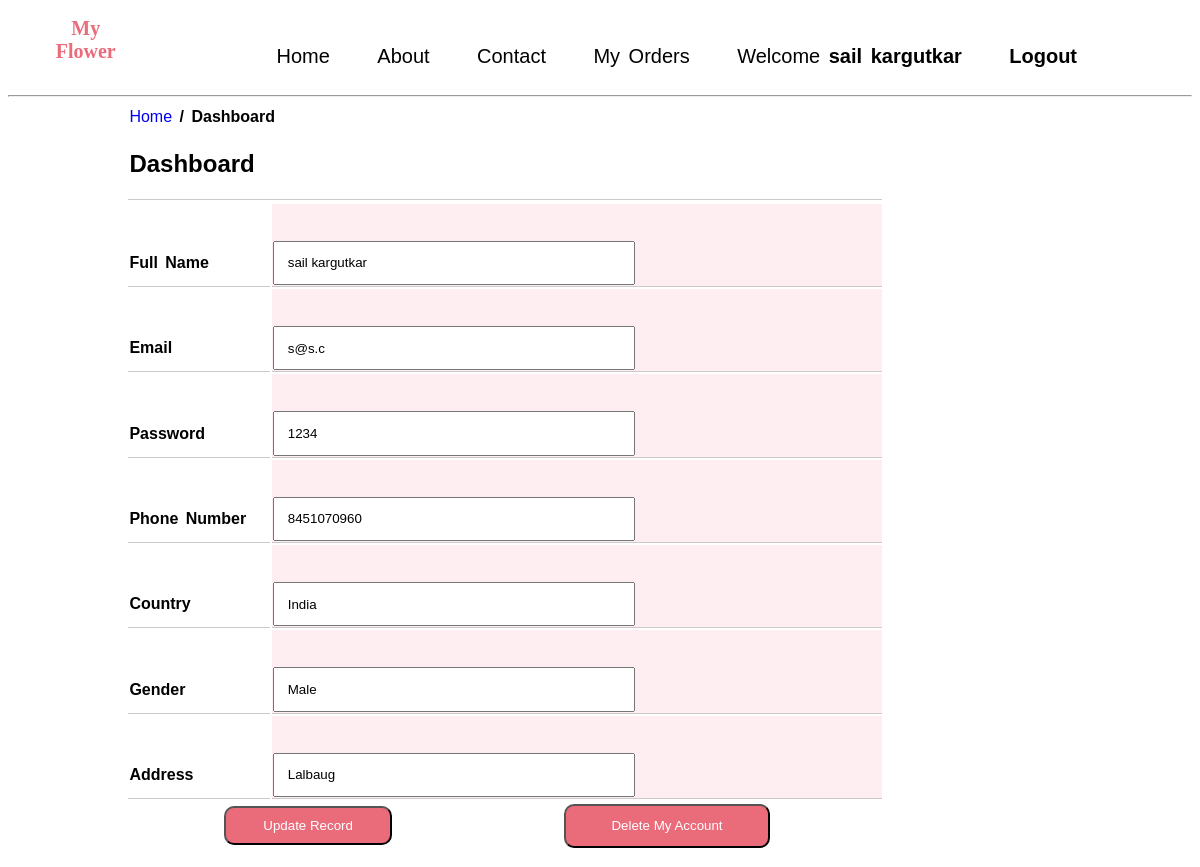
Screenshot of /dashboard.php (signed in) with the database file from the repository.
### tables this page shows
CREATE TABLE IF NOT EXISTS `flowercompany` (
  `Id` int(10) NOT NULL AUTO_INCREMENT,
  `FullName` text NOT NULL,
  `Email` varchar(50) NOT NULL,
  `Passkey` varchar(20) NOT NULL,
  `PhoneNumber` bigint(11) NOT NULL,
  `Country` text NOT NULL,
  `Gender` text NOT NULL,
  `Address` varchar(200) NOT NULL,
  PRIMARY KEY (`Id`)
);

### dashboard.php (the view, shortened to what this page needs)
<?php
    include "SqlPhpPages/config.php";
	if(isset($_SESSION["UserName"])) {
		$FullName = $_SESSION["UserName"];
		$sql="SELECT * FROM `flowercompany` WHERE `FullName` = '$FullName'";
        $runquery = mysqli_query($con,$sql);
        $row=mysqli_fetch_assoc($runquery);
        $Email = null;$Passkey = null;$PhoneNumber = null;$Country = null;$Gender = null;$Address = null;
       	if($runquery)
       	{
			$Email = $row['Email'];
			$Passkey = $row['Passkey'];
			$PhoneNumber = $row['PhoneNumber'];
			$Country = $row['Country'];
			$Gender = $row['Gender'];
			$Address = $row['Address'];
		}
?>
<html>
	<head>
		<link rel="stylesheet" type="text/css" href="css/style.css">
	</head>
	<body class="background-color-white">
		<?php include "header.php"; ?>
		<div>
			<center>
				<div class="width-80">
					<table class="float-left width-80">
						<tr>
							<td>
								<a href="index.php" class="text-decoration-none float-left">Home</a><font class="float-left font-weight-bolder">&nbsp;/ Dashboard</font>
							</td>
						</tr>
						<tr>
							<td class="border-bottom-1px-grey width-80">
								<font class="float-left font-weight-bolder"><h2>Dashboard</h2></font><br>
							</td>
						</tr>
					</table>
					<form action="UpdateDelete.php" method="post">
						<table class="float-left width-80 dashboard-table-2">
							<tr>
								<td class="width-5">
									<br><br>
									<b>Full Name</b>
								</td>
								<td class="width-30 background-color-light-pink-2">
									<br><br>
									<font class="float-left font-weight-bolder">
										<input class="width-200 padding-7" type="text" name="FullName" value="<?php echo $FullName;  ?>" required>
									</font>
								</td>
							</tr>
							<tr>
								<td class="width-5">
									<br><br>
									<b>Email</b>
								</td>
								<td class="width-30 background-color-light-pink-2">
									<br><br>
									<font class="float-left font-weight-bolder">
										<input class="width-200 padding-7" type="text" name="Email" value="<?php echo $Email; ?>" required>
									</font>
								</td>
							</tr>
							<tr>
								<td class="width-5">
									<br><br>
									<b>Password</b>
								</td>
								<td class="width-30 background-color-light-pink-2">
									<br><br>
									<font class="float-left font-weight-bolder">
										<input class="width-200 padding-7" type="text" name="Passkey" value="<?php echo $Passkey; ?>" required>
									</font>
								</td>
							</tr>
							<tr>
								<td class="width-5">
									<br><br>
									<b>Phone Number</b>
								</td>
								<td class="width-30 background-color-light-pink-2">
									<br><br>
									<font class="float-left font-weight-bolder">
										<input class="width-200 padding-7" type="text" name="PhoneNumber" value="<?php echo $PhoneNumber; ?>" required>
									</font>
								</td>
							</tr>
							<tr>
								<td class="width-5">
									<br><br>
									<b>Country</b>
								</td>
								<td class="width-30 background-color-light-pink-2">
									<br><br>
									<font class="float-left font-weight-bolder">
										<input class="width-200 padding-7" type="text" name="Country" value="<?php echo $Country; ?>" required>
									</font>
								</td>
							</tr>
							<tr>
								<td class="width-5">
									<br><br>
									<b>Gender</b>
								</td>
								<td class="width-30 background-color-light-pink-2">
									<br><br>
									<font class="float-left font-weight-bolder">
										<input class="width-200 padding-7" type="text" name="Gender" value="<?php echo $Gender; ?>" required>
									</font>
								</td>
							</tr>
							<tr>
								<td class="width-5">
									<br><br>
									<b>Address</b>
								</td>
								<td class="width-30 background-color-light-pink-2">
									<br><br>
									<font class="float-left font-weight-bolder">
										<input class="width-200 padding-7" type="text" name="Address" value="<?php echo $Address; ?>" required>
									</font>
								</td>
							</tr>
						</table>
						<table class="width-80">
							<tr>
								<td>
									<input class="width-50 reg-submit-btn" type="submit" name="Update" value="Update Record">
								</td>
								<td>
									<input class="width-50 reg-submit-btn" type="submit" name="Delete" value="Delete My Account">
								</td>
							</tr>
						</table>
					</form>
				</div>
			</center>
		</div>
	</body>
</html>
<?php
	}
	else{
		echo '<script>alert("Please login first.");
	            window.location="login.php";</script>';
	}
?>

### css/style.css (style rules this page uses)
body { font-family: sans-serif; word-spacing: 3px; line-height: 1.6; }
.border-bottom-1px-grey { border-bottom: 1px solid #cacaca; }
.dashboard-table-2 tr td { border-bottom: 1px solid #cacaca; }
.background-color-light-pink-2 { background-color: #ffe5e9a1; }
.background-color-white { background-color: white; }
.width-5 { width: 5%; }
.width-30 { width: 30%; }
.width-50 { width: 50%; }
.width-80 { width: 80%; }
.width-200 { width: 200%; }
.reg-submit-btn { width: 50%; padding: 3% 3%; border-radius: 10px; background-color: #ea6c7b; color: white; cursor: pointer; }
.font-weight-bolder { font-weight: bolder; }
.float-left { float: left; }
.text-decoration-none { text-decoration: none; }
.padding-7 { padding: 7% 7%; }

### rows the page displays
flowercompany: Email "s@s.c", Passkey "1234", PhoneNumber "8451070960", Country "India", Gender "Male", Address "Lalbaug"

### other values shown
$_SESSION["UserName"] "sail kargutkar"
